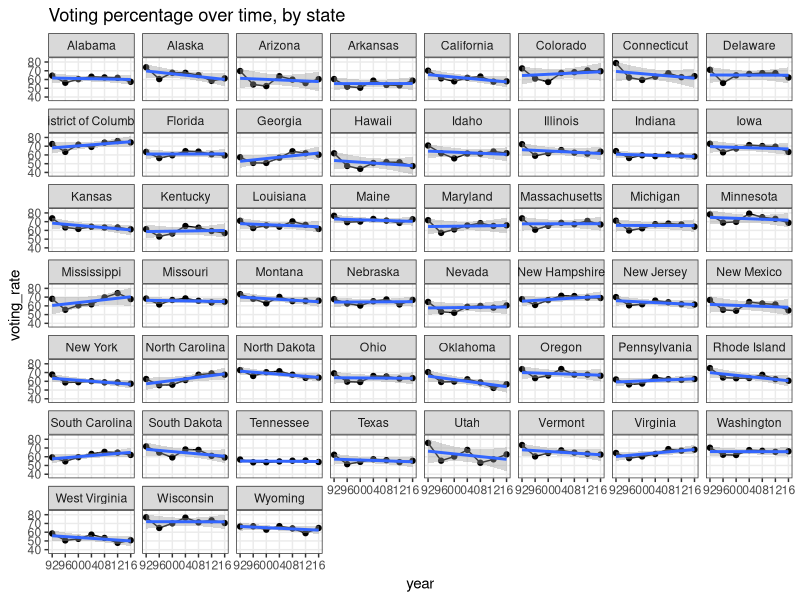

Recreate this plot in R. (Note: this script raises an error after producing the figure.)
# Perform some analysis on the data

# Setup ------------------------------------------------------------------------

{
  library(vroom)
  library(dplyr)
  library(ggplot2)
  library(tidyr)
  library(purrr)
  library(broom)
  library(lme4)
  library(patchwork)
  library(Cairo)
}

options(device = 'x11')

# Import data ------------------------------------------------------------------

voting = vroom(file = 'output/voting_rates.tsv')

voting = voting %>% filter(type == 'Citizen')

# Analyze ----------------------------------------------------------------------

# labels for years in plots
yr = substr(sort(voting$year), start = 3, stop = 4) %>% unique

# Has voting participation decreased over the years?

# voting = split(voting, f = voting$type)

vplot_wrap = 
  voting %>% ggplot() + 
  geom_point(aes(x = year, y = voting_rate)) + 
  geom_line(aes(x = year, y = voting_rate)) + 
  geom_smooth(aes(x = year, y = voting_rate), method = 'lm') + 
  scale_x_continuous(breaks = seq(1992, 2016,by=4), labels = yr) +  
  theme_bw() + 
  theme(legend.position = 'bottom',
        panel.grid.minor = element_blank()) + 
  facet_wrap(~state) + 
  ggtitle("Voting percentage over time, by state")

# Export image
Cairo(1920, 1620, dpi = 150, type = 'png', file = 'img/voting_prop_by_state.png')
vplot_wrap
dev.off()


# Perform regressions -------------------------------------------------------

model_collection = tibble(
  'formulas' = list(
    voting_rate ~ year,
    voting_rate ~ year * state,
    voting_rate ~ -1 + state + year,
    voting_rate ~ year + (year | state)
  ), 
  'description' = c(
    'year fixed',
    'year by state interaction',
    'state incpt. year fixed',
    'random intercept by state, random slope by year'
  ),
  'reg_call' = list(
    lm,
    lm,
    lm,
    lmer
  )
)

model_collection = model_collection %>% 
  mutate(model_fit = map2(.x = formulas, .y = reg_call, ~.y(data = voting, formula = .x))) %>% 
  mutate(AIC = map_dbl(.x = model_fit, .f = AIC)) %>% 
  arrange(AIC)

model_collection %>% 
  mutate(tidyfit = map(model_fit, tidy)) %>% 
  unnest(tidyfit)

# Work up ----------------------------------------------------------------- 

# Interaction model -- completely separate intercepts / slope 
summary(mod_interact)

df = augment(mod_interact)

df %>% ggplot() + 
  geom_point(aes(x = year, y = voting_rate)) + 
  geom_line(aes(x = year, y = .fitted)) + 
  scale_x_continuous(breaks = seq(1992, 2016,by=4), labels = yr) +  
  facet_wrap(~state)


summary(mod_fx_year)

df = augment(mod_fx_year)

df %>% ggplot() + 
  geom_point(aes(x = year, y = voting_rate)) + 
  geom_line(aes(x = year, y = .fitted)) + 
  scale_x_continuous(breaks = seq(1992, 2016,by=4), labels = yr) +  
  facet_wrap(~state)

## One line per state, as in geom_smooth()

vote_spl_state = nest(voting, data = c(year, voting_rate))

vote_spl_state = vote_spl_state %>% 
  mutate(mod_fits = map(data, .f = ~lm(data = .x, formula = voting_rate ~ year)),
         tidy_stats = map(mod_fits, ~tidy(.x)),
         augmentation = map(mod_fits, augment))

# By state, what are the effects?

p_int = vote_spl_state %>% unnest(tidy_stats) %>% select(state, term, estimate) %>% 
  filter(term == "(Intercept)") %>% 
  ggplot(aes(x = estimate, y = state)) + 
  geom_point() + 
  geom_vline(xintercept = 0) + 
  theme_bw()

p_year = vote_spl_state %>% unnest(tidy_stats) %>% select(state, term, estimate, std.error) %>% 
  filter(term == "year") %>% 
  ggplot(aes(x = state, y = estimate)) + 
  geom_point() + 
  geom_errorbar(aes(x = state, ymin = -2*std.error + estimate, ymax = 2*std.error + estimate), width = 0) + 
  geom_hline(yintercept = 0) + 
  theme_bw() + 
  coord_flip()

p_resids = vote_spl_state %>% unnest(augmentation) %>% 
  ggplot(aes(x = year, y = .resid)) + 
  geom_point() + 
  geom_hline(yintercept = 0) +
  facet_wrap(~state) + 
  theme_bw()

p_int + p_year + vplot_wrap + plot_layout(widths = c(1,1,4), guides = 'collect')
p_int + p_year + p_resids + plot_layout(widths = c(1,1,4), guides = 'collect')

## Fit together with random slopes & intercepts state


summary(re_mod_year_yearfx)

tidy(re_mod_year_yearfx)

voting$re_mod_year_yearfx_fit = fitted(re_mod_year_yearfx)

voting %>% ggplot(aes(x = year, y = voting_rate)) +
  geom_point() + 
  geom_line(aes(x = year, y = re_mod_year_yearfx_fit)) + 
  scale_x_continuous(breaks = seq(1992, 2016,by=4), labels = yr)+  
  facet_wrap(~state)

aug = augment(re_mod_year_yearfx)

aug %>% ggplot(aes(x = year, y = .resid)) + 
  geom_point() + 
  geom_line() + 
  facet_wrap(~state)
